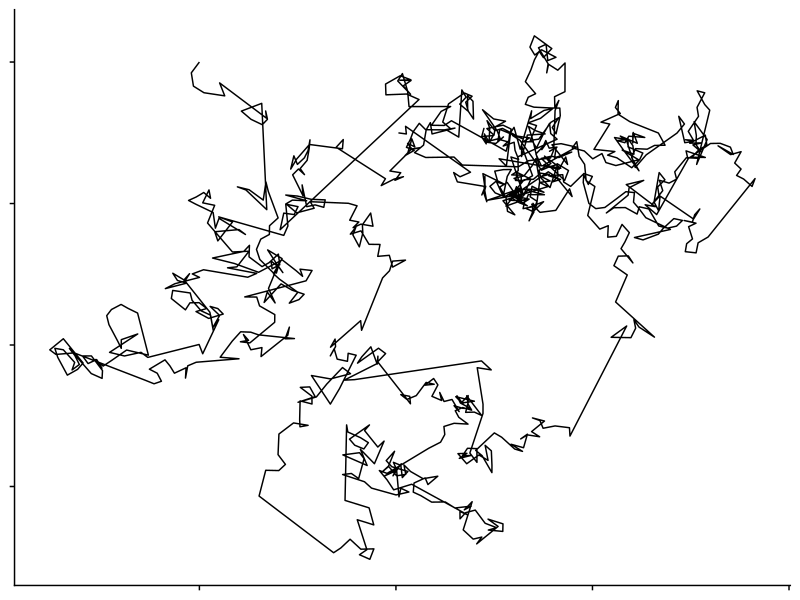
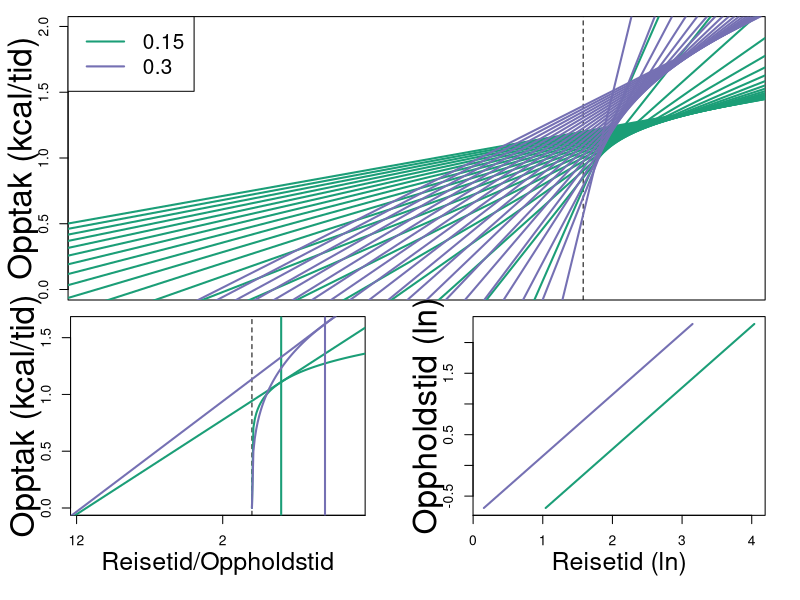
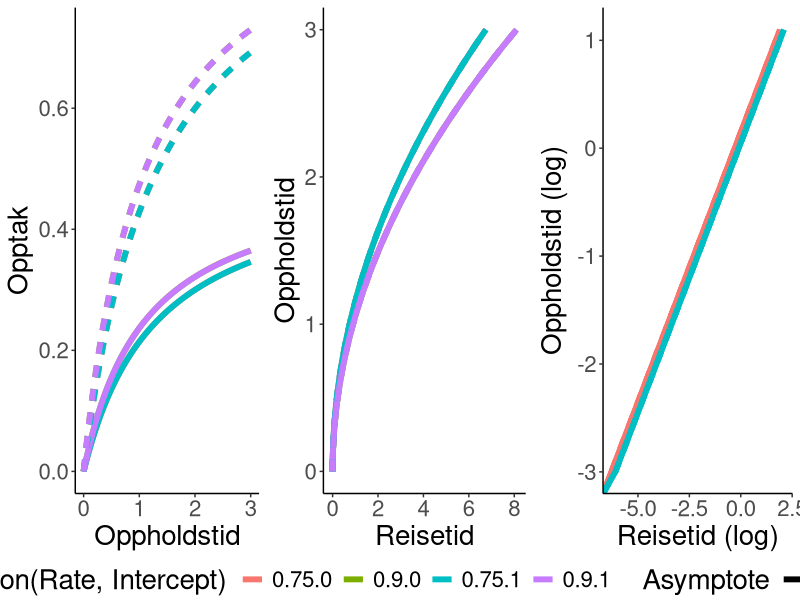
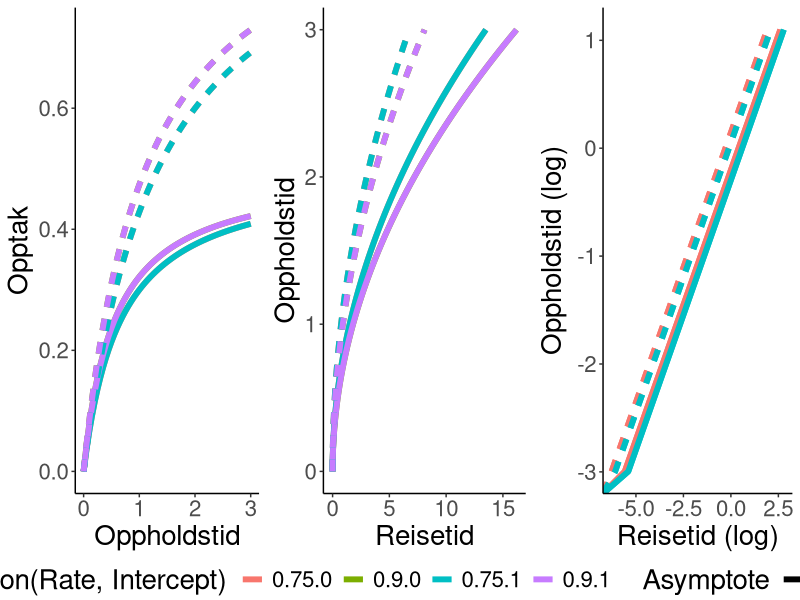

Generate these figures, in order, with R:
## ---- chunk 1
  library(stringr)
  library(data.table)
library(ggplot2)
  library(cowplot)


## ---- chunk 2

alpha=2
n=1000
x=rep(0,n)
y=rep(0,n)

for (i in 2:n){
   theta=runif(1)*2*pi
   f=runif(1)^(-1/alpha)
   x[i]=x[i-1]+f*cos(theta)
   y[i]=y[i-1]+f*sin(theta)
}

qplot(data = data.frame(x = x, y = y) ,y = y, x = x, geom = "path")+theme_cowplot()+theme(axis.text=element_blank(),axis.title=element_blank(),legend.position = "none")
## ---- chunk 3
knitr::opts_chunk$set(fig.width=12, fig.height=8) 
MVT = function(BetaTimeSpent=c(.15,.30),x.values = Times){
  library(stringr)
  library(data.table)
  library(ggplot2)
  x = x.values
  lists =  lapply(BetaTimeSpent, function(i){
    fx = deriv(expr = y~x^i,"x")
    bs = eval(fx)
    y = bs[seq_along(x)]
    tangents = attr(bs,"grad")
    ints = y -tangents*x
    return(data.table(x, y, Slope = tangents, Intercept = ints))})
  datas =    rbindlist(lists)
  names(datas)[3]="Tangent"
  names(datas)[4]="xIntercept"
  betas = rep(BetaTimeSpent, each=length(x))
  datas[,TimeBetas:=betas]
  
  datas[,TravelTime := abs((0-xIntercept)/Tangent)]
  datas = datas[is.finite(Tangent) & is.finite(TravelTime) ]
  
  library(RColorBrewer)
  set =  row.names(subset(brewer.pal.info,colorblind==TRUE & category=="qual" & maxcolors>length(BetaTimeSpent)))[1]
  cols =  brewer.pal(length(BetaTimeSpent), set)
  cols = if(length(BetaTimeSpent)<3){cols[c(1,length(cols))]}else{cols}
  datas[,colr:=cols[as.numeric(as.factor(TimeBetas))]]
  # So, what are we doing here?
  d = table(cut(datas$TravelTime,seq(min(datas$TravelTime),max(datas$TravelTime),.5)),
            datas$TimeBetas)
  # For which intervals do we have estimates for all betas?
  d =(apply(d, c(1,2),sign))
  names(which(rowSums(d)>=length(BetaTimeSpent))[1])
  c = as.numeric(unlist(str_split(gsub("\\(|\\]","",
                                       names(which(rowSums(d)>=length(BetaTimeSpent))[1])),",")))
  c = datas[TravelTime>=c[1] & TravelTime<=c[2]]
  
  # Relationship btw cummulative gain, travel time and time spent in patch
  #par(mfrow=c(1,2))
  layout(matrix(c(1,1,2,3), 2, 2, byrow = TRUE))
  # gain function
  par(mar=c(0, 4.1, 1, 2.1))
  with(datas,
       plot(c(1:5),c(1:5),xaxt="n",
            xlim = c(-(c$TravelTime[1] +20),max(x)),
            #xlim=c(-max(TravelTime),max(x)),
            ylim=c(0,max(y)),type="n",
            ylab = "", xlab ="TravelTime/TimeSpentInPatch"))
  mtext(cex=2, side = 2, text = "Opptak (kcal/tid)", line =2)
  legend("topleft", legend = BetaTimeSpent, lty = c(1,1), col = cols,cex = 1.5, lwd = 2)
  
  text(-42, 2.47, expression(paste("Gain = ", Time^beta, sep = '')), pos = 2,cex=2)
  
  abline(v = 0, lty="dashed")
  
  for(i in 1:nrow(datas)){
    try(
      with(datas,abline(b = Tangent[i], a =xIntercept[i],
                        col= colr[i],lwd =2))
      ,silent=F)
  }
  

  # Illustrating how residence time with increasing quality for a given travel time
  par(mar=c(5.1, 4.25, 1, 2.1))
  with(c,
       plot(c(1:5),c(1:5), xlim=c(-max(TravelTime),max(x)+2),ylim=c(0,max(y)),type="n",
            ylab = "",
            xlab ="",
            xaxt="n"))
  mtext(cex=2, side = 2, text = "Opptak (kcal/tid)", line =2)
  mtext(cex=1.5, side = 1, text = "Reisetid/Oppholdstid", line =2.5)
  axis(side = 1, at = round(seq(-max(c$TravelTime),(max(x)+2), by = 10)), labels = abs(round(seq(-max(c$TravelTime),(max(x)+2), by = 10))))
  
  abline(v = 0, lty="dashed")
  for(i in seq_along(BetaTimeSpent)){
    print(i)
    curve(x^BetaTimeSpent[i], from = 0, to = max(x),add = T, col = cols[i],lwd =2)
    with(c[TimeBetas==BetaTimeSpent[i]],
         abline(a = xIntercept, b = Tangent, col = colr,lwd =2))
    with(c[TimeBetas==BetaTimeSpent[i]],
         abline(v = x, col = colr,lwd =2))
  }
  
  #abline(a = 0, b = mean(datas$Tangent),lty="dashed")
  # Relationship between travel time and patch time
  par(mar=c(5.1, 4.4, 1, 2.1))
  with(datas,plot(log(x)~log(TravelTime), type="n",
                  ylab = "", xlab="",
                  ylim=c(min(log(x)), max(log(x))), xlim=range(na.omit(log(TravelTime)))))
  for(i in seq_along(BetaTimeSpent)){
    with(datas[TimeBetas==BetaTimeSpent[i]],
         lines(y = log(x), x = log(TravelTime), col = colr,lwd =2))     }
  mtext(cex=2, side = 2, text = "Oppholdstid (ln)", line =2)
  mtext(cex=1.5, side = 1, text = "Reisetid (ln)", line =2.5)
  
  par(mfrow=c(1,1))
  return(datas)
}
Times = seq(.5,10,.5)
a = MVT(BetaTimeSpent = c(.15,.3), x.values = Times)

## ---- chunk 4

MVT_1 = function(Method = "Standard", Asymptote = c(.5,1), Rate = c(0.5,1), HalfTime = 4, Intercept = 0, HandlingTime = seq(0,10,.25)){
  # Asymptote = c(.5,1); Rate = c(0.5,1.2); Intercept = 0; HandlingTime = seq(0,10,.25);HalfTime = 4;Method = "Standard"
  library(gridExtra);library(data.table)
  
  df = CJ(Asymptote = Asymptote,
          Rate = Rate,
          Intercept = Intercept, HandlingTime = HandlingTime)
  
  # To find the tangents
  # Computes the derivatives
  x = df$HandlingTime
  df$x = x
  if(Method == "Standard"){
    GainFunction = deriv(~Asymptote +(Intercept - Asymptote)*exp(-exp(Rate)*x),"x")
  }
  if(Method == "CharnovParker1995"){
    #Asymptote: Gm = .5 # Proportionate to patch size
    #
    #Rate: 
    #     g = .55 # Constant reflecting initial capture rate of prey
    #     c = g/Gm # rate of prey capture
    # Handling Time = t
    # GeneralGainForm = function(Gmax, c, t){  Gmax*(1-exp(-c*t))}
    
    GainFunction = deriv(~Asymptote*(1-exp(-Rate*x)),"x")
  }
  if(Method=="Aastrom_1"){
    # Asymptote = si = Patch size
    # Rate = k1
    # Handling time = Thi
    # Gain = si*(1-(1/(1+(k1*Thi)))) # Eq. 1 in the paper)
    
    GainFunction = deriv(~Asymptote*(1-(1/(1+Rate*x))),"x") # Original
    GainFunction = deriv(~Asymptote -(Asymptote/(1+Rate*x)),"x") # Omskrevet
    
  }
  if(Method=="Aastrom_2"){
    # Asymptote = si = Patch size
    # Rate = k1
    # Handling time = Thi
    # Gain = si*(1-(1/(1+((k1*Thi)/si)))) # Eq. 2 in the paper)
    
    GainFunction = deriv(~Asymptote*(1-(1/(1+(Rate*x/Asymptote)))),"x") # original fra paper
    GainFunction = deriv(~Asymptote - (Asymptote^2)/(Asymptote+Rate*x),"x") # omskrevet
    
  }
  if(Method=="LogLog"){
    if(any(Rate)>1){
      print("Stop. Can not handle exponentially increasing gain curves, as this would imply infinte residence time.")
    }
    GainFunction = deriv(expr = ~exp(Intercept)*x^Rate,"x")
  }
  if(Method=="Sigmoid"){
    # Gompertz
    # Asymptote = 1 # asympmtote, opprinnelig a
    # b: half-way, x displacement
    # Rate: c
    #HalfWay = mean(HandlingTime)
    # print("Set halftime of the function to be equal to mean of handling times under consideration")
    # Logistic function
    # Asymptote/(1 + exp(-Rate*(x-HalfTime)))
    
    GainFunction = deriv(~Asymptote/(1 + exp(-Rate*(x-HalfTime))),"x")
    
  }
  
  # The y - values along the x-values
  bsG = eval(GainFunction, envir = df)
  df$Gain = bsG[seq_along(x)]
  
  # The derivatives
  df$TangentG = c(attr(bsG,"grad"))
  # Second derivative
  df[,SecDer:= c(NA,diff(TangentG)), c("Rate", "Asymptote")]
  
  # And where the tangent line crosses the x-axis
  df$xInterceptG = with(df, Gain -TangentG*HandlingTime)
  
  df$TravelTimeG = with(df, abs((0-xInterceptG)/TangentG))
  
  
  ### PLOTS
  df = data.table(df)
  df[,Rate := as.factor(Rate)]
  df[,Asymptote := as.factor(Asymptote)]
  df[,Intercept := as.factor(Intercept)]
  
  lsize =  2
  library(ggpubr)
  library(cowplot)
  
  p1 = ggplot(data = df, aes(x = HandlingTime , y = Gain, col = interaction(Rate, Intercept), linetype = Asymptote, group = interaction(Rate, Asymptote, Intercept))) +
    xlab("Oppholdstid") + ylab("Opptak") +
    geom_line(size = lsize)+theme_classic() + theme(text = element_text(size = 20)) 
  
  p2 = ggplot(data = df, aes(x = HandlingTime , y = TangentG, col = interaction(Rate, Intercept), linetype = Asymptote, group = interaction(Rate, Asymptote, Intercept)))+
    xlab("Oppholdstid") + ylab("Funksjonell respons") +
    geom_line(size = lsize)+theme_classic() + theme(text = element_text(size = 20)) 
  
  
  p3 = ggplot(data = df, aes(x = TravelTimeG , y = HandlingTime, col = interaction(Rate, Intercept), linetype = Asymptote, group = interaction(Rate, Asymptote, Intercept))) + ylab("Oppholdstid") + xlab("Reisetid")+
    geom_line(size = lsize)+theme_classic() + theme(text = element_text(size = 20)) 
  
  p4 = ggplot(data = df, aes(x = log(TravelTimeG) , y = log(HandlingTime), col = Rate, linetype = Asymptote, group = interaction(Rate, Asymptote, Intercept)))  + ylab("Oppholdstid (log)") + xlab("Reisetid (log)")+
    geom_line(size = lsize)+theme_classic() + theme(text = element_text(size = 20)) 
  
  print(ggarrange(p1, p3, p4, ncol=3, nrow=1, common.legend = TRUE, legend="bottom"))
  return(as.data.table(df))

}
## ---- chunk 5
a = MVT_1(HandlingTime = seq(0,3,.05), Rate = c(0.75,.9), Intercept = c(0,1), HalfTime = 1.5, Method = "Aastrom_1")
## ---- chunk 6
a = MVT_1(HandlingTime = seq(0,3,.05), Rate = c(0.75,.9), Intercept = c(0,1), HalfTime = 1.5, Method = "Aastrom_2")

